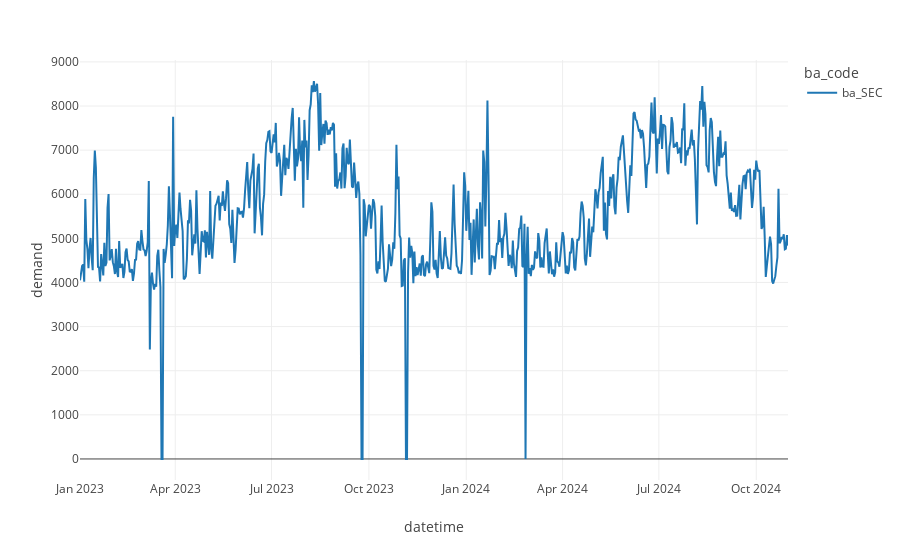

Here is the notebook cell this chart was saved with:
### Code cell
# Series where we know we have missing data
plot_demand(data, bas=["ba_SEC"])

### Figure 1 — Plotly figure (JSON) as saved in the notebook; plotly's stock layout.template omitted (floating-point values rounded to 4 significant figures; data arrays with more than 128 entries replaced by an {"elided": "..."} marker saying what was removed)
{"data": [{"hovertemplate": "ba_code=ba_SEC<br>datetime=%{x}<br>demand=%{y}<extra></extra>", "legendgroup": "ba_SEC", "line": {"color": "#1F77B4", "dash": "solid"}, "marker": {"symbol": "circle"}, "mode": "lines", "name": "ba_SEC", "orientation": "v", "showlegend": true, "type": "scatter", "x": {"elided": "670 str values"}, "xaxis": "x", "y": {"elided": "670 int values"}, "yaxis": "y"}], "layout": {"legend": {"title": {"text": "ba_code"}, "tracegroupgap": 0}, "margin": {"t": 60}, "xaxis": {"anchor": "y", "domain": [0, 1], "title": {"text": "datetime"}}, "yaxis": {"anchor": "x", "domain": [0, 1], "title": {"text": "demand"}}}}
